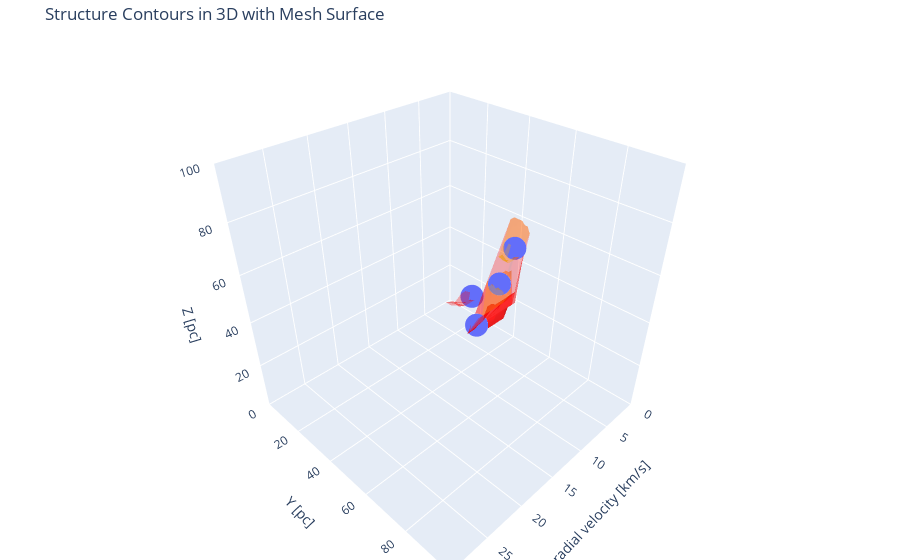

Write notebook code for a chart like this one.
### Code cell
# plot by plotly

fig = px.scatter_3d(leaf_feature, x='v_peak', y='y_peak', z='z_peak')

# Leaf structures
for i, leaf_structure_index in enumerate(leaf_indices):
    leaf_structure = dendro[leaf_structure_index]
    leaf_mask = leaf_structure.get_mask()
    leaf_mask_indices = np.where(leaf_mask)
    mesh_leaf = go.Mesh3d(x=leaf_mask_indices[0] * rv, 
                          y=leaf_mask_indices[1] * pc, 
                          z=leaf_mask_indices[2] * pc, 
                          opacity=0.3,
                          color='red',
                          name=f'Leaf {i + 1} - Surface')
    fig.add_trace(mesh_leaf)

# Branch structures
for j, branch_structure_index in enumerate(branch_indices):
    branch_structure = dendro[branch_structure_index]
    branch_mask = branch_structure.get_mask()
    branch_mask_indices = np.where(branch_mask)
    mesh_branch = go.Mesh3d(x=branch_mask_indices[0] * rv, 
                            y=branch_mask_indices[1] * pc, 
                            z=branch_mask_indices[2] * pc,
                            opacity=0.3, 
                            color='orange',
                            name=f'Branch {j + 1} - Surface')
    fig.add_trace(mesh_branch)

fig.update_layout(
    scene=dict(
        xaxis=dict(title='radial velocity [km/s]', range=[0, 30]),
        yaxis=dict(title='Y [pc]', range=[0, 100]),
        zaxis=dict(title='Z [pc]', range=[0, 100]),
        aspectratio=dict(x=1, y=1, z=1)
    ),
    title='Structure Contours in 3D with Mesh Surface',
    margin=dict(l=0, r=0, b=0, t=40),
    showlegend=True)
